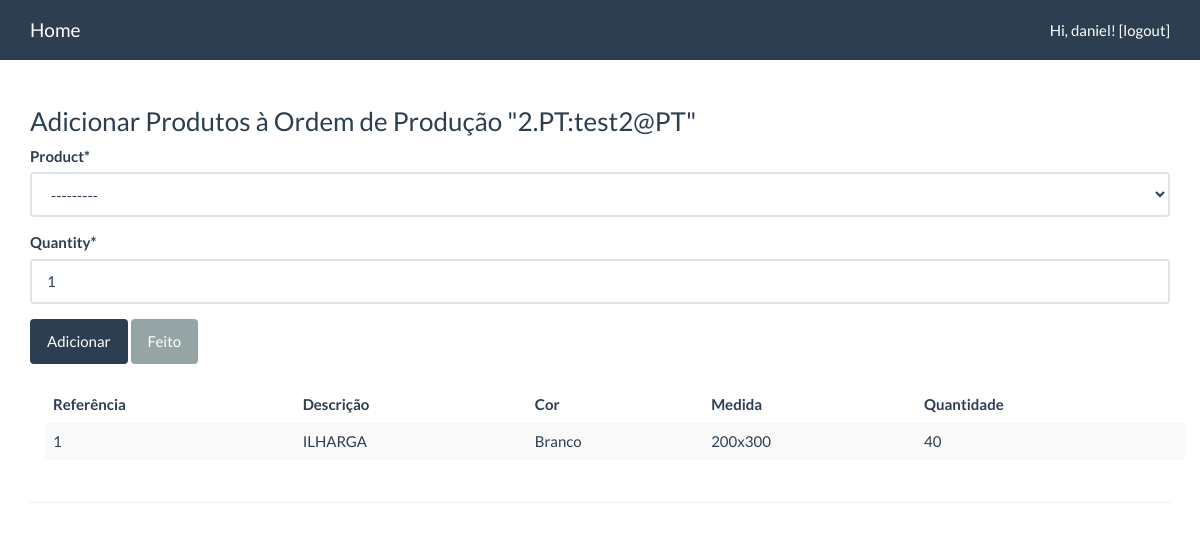
Page /pm/orders/20/add_product_to_order/ (signed in) on the committed database.
### pm/models.py (models this page shows, shortened)
class Order(models.Model):
    TARGETS = ProductionStages.get_stages_choices()
    date = models.DateTimeField(default=timezone.now)
    number = models.CharField(max_length=300, unique=True)
    entries = models.ManyToManyField(Product, through='OrderEntry', blank=True)
    description = models.CharField(max_length=300, default='no-description')
    status = models.IntegerField(default=0)
    suborders = models.ManyToManyField('self', symmetrical=False, blank=True, related_name='order_suborders')
    target = models.CharField(max_length=2, choices=TARGETS, default='')
    exec_order_reference = models.ForeignKey('self', blank=True, null=True, related_name='order_exec_order', on_delete=models.SET_NULL)
    exec_order = models.BooleanField(default=False)
    def __str__(self):
        return str(self.number)+ ':' + str(self.description)
    def get_entries(self):
        return OrderEntry.objects.filter(order=self).order_by('order__number')

class OrderEntry(models.Model):
    order = models.ForeignKey(Order, on_delete=models.CASCADE, related_name='ref_order')
    product = models.ForeignKey(Product, on_delete=models.CASCADE, related_name='product_in_order')
    quantity = models.IntegerField(default=1)

class Product(models.Model):
    STAGES = ProductionStages.get_stages_choices()
    ref_code = models.CharField(max_length=200, unique=True)
    name = models.CharField(max_length=200)
    color = models.CharField(max_length=20, default='raw')
    size = models.CharField(max_length=20)
    final = models.BooleanField(default=False)
    stages = MultiSelectField(choices=STAGES, default=[STAGES[0][0]])
    components = models.ManyToManyField('self', through='Quantity', symmetrical=False, blank=True)
    stock = models.IntegerField(default=0)
    def __str__(self):
        return str(self.ref_code) + ":" + self.name + ":" + self.color + ":" + self.size

### pm/views.py (the view)
# urls.py: url(r'^orders/(?P<orderid>[0-9]+)/add_product_to_order/$', views.add_products_to_order, name='add_products_to_order'),
@login_required
def add_products_to_order(request, orderid):
    order = get_object_or_404(Order, pk=orderid)
    if request.method == 'POST':
        form = OrderEntryForm(request.POST)
        if "done" in request.POST:
            OrderUtils.create_sub_orders(order_id=order.id)
            return HttpResponseRedirect(reverse('pm:order_detail', args=(order.id,)))
        if form.is_valid():
            product = form.save(commit=False)
            product.order = order
            product.save()
            return HttpResponseRedirect(reverse('pm:add_products_to_order', args=(order.id,)))
    else:
        form = OrderEntryForm()
    return render(request, 'pm/add_products_to_order.html', {'form': form, 'order': order})

### pm/forms.py
class OrderEntryForm(ModelForm):
    class Meta:
        model = OrderEntry
        fields = ['product', 'quantity']

### pm/templates/pm/add_products_to_order.html (shortened to what this page needs)
{% extends 'pm/base.html' %}
{% load crispy_forms_tags %}
{% block content %}
    <h2 class="h3">Adicionar Produtos à Ordem de Produção "{{ order }}"</h2>
    <form action="{% url 'pm:add_products_to_order' order.id %}" method="post">
        {{ form|crispy}}
        <input class="btn btn-primary" type="submit" name="add" value="Adicionar" />
        <input class="btn btn-default" type="submit" name="done" value="Feito" formnovalidate />
    </form>
    <br>
    <div class="container">
        <table class="table table-striped table-hover ">
            <thead>
            <tr>
                <th>Referência</th>
                <th>Descrição</th>
                <th>Cor</th>
                <th>Medida</th>
                <th>Quantidade</th>
            </tr>
            </thead>
            <tbody>
            {% for product in order.get_entries %}
                <tr>
                    <td>{{ product.product.ref_code }}</td>
                    <td>{{ product.product.name }}</td>
                    <td>{{ product.product.color }}</td>
                    <td>{{ product.product.size }}</td>
                    <td>{{ product.quantity }}</td>
                </tr>
            {% endfor %}
        </tbody>
    </table>
    </div>
{% endblock %}

### pm/templates/pm/base.html (shortened to what this page needs)
{% load static %}
<!DOCTYPE html>
<html>
<head>
    <link rel="stylesheet" type="text/css" href="{% static 'pm/bootstrap/css/bootstrap.min.css' %}">
</head>
<body>
<nav class="navbar navbar-default navbar-fixed-top" id="navbar-main">
  <div class="container">
    <div class="navbar-header">
        <a class="navbar-brand" href="{% url "pm:index" %}">Home</a>
    </div>
    <div class="collapse navbar-collapse">
      <ul class="nav navbar-nav navbar-right">
          {% if user.is_authenticated %}
                  <li><a href="{% url 'pm:logout' %}">Hi, {{ user.username }}! [logout]</a></li>
          {% else %}
              <li><a href="{% url 'pm:login' %}">login</a></li>
          {% endif %}
      </ul>
    </div>
  </div>
</nav>
<br>
<div class="container">
    <br>
    {% block content %}
    {% endblock %}
  <hr>
</div>
</body>
</html>

### rows in the picture
Order: number+description "2.PT:test2@PT"
OrderEntry: product.ref_code "1", product.name "ILHARGA", product.color "Branco", product.size "200x300", quantity "40"

### other values in the picture
{{ user.username }} "daniel"
